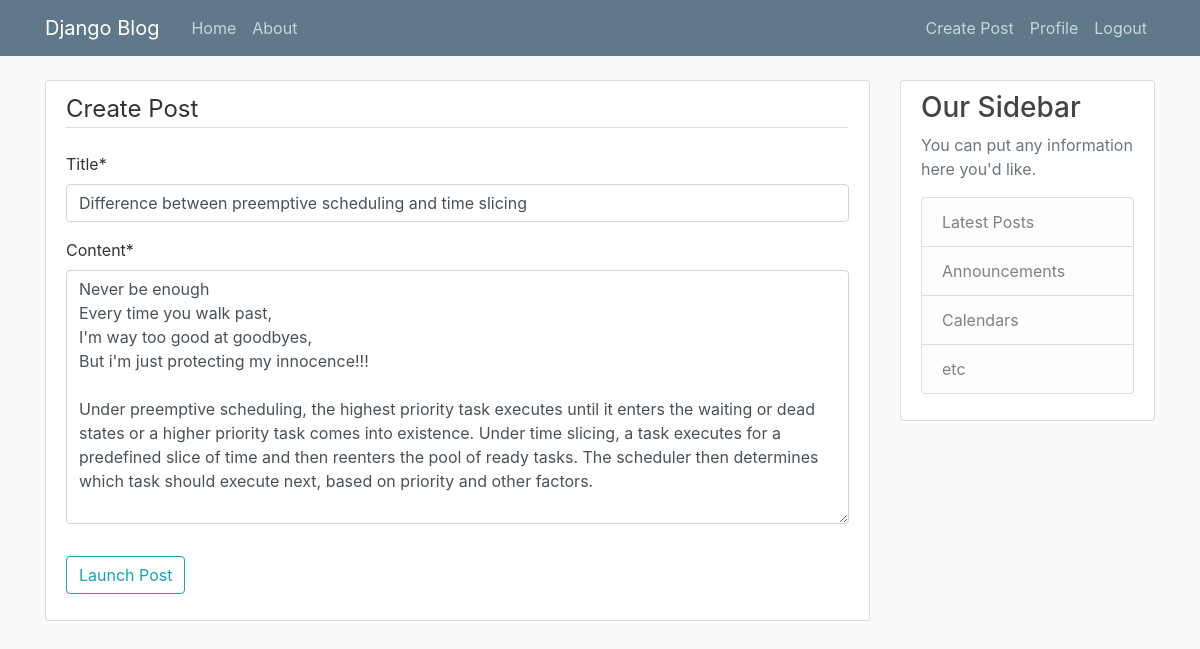
Page /post/3/update (signed in) on the committed database.
### blog/models.py (models this page shows, shortened)
class Post(models.Model):
    title = models.CharField(max_length=100)
    content = models.TextField()
    date_posted = models.DateTimeField(default=timezone.now)
    author = models.ForeignKey(User, on_delete=models.CASCADE)

### blog/views.py (the view, shortened to what this page needs)
# urls.py: path('post/<int:pk>/update', PostUpdateView.as_view(), name='post-update'),  # class based update view
class PostUpdateView(LoginRequiredMixin, UserPassesTestMixin, UpdateView):
    model = Post
    fields = ['title', 'content']
    def test_func(self):
        post = self.get_object()
        if self.request.user == post.author:
            return True
        return False

### blog/templates/blog/post_form.html (shortened to what this page needs)
{% extends "blog/base.html" %}
{% load crispy_forms_tags %}
{% block content %}
    <div class="content-section">
        <form method="post">
            <fieldset class="form-group">
                <legend class="border-bottom mb-4">Create Post</legend>
                {{ form|crispy }}
            </fieldset>
            <div class="form-group">
                <button class="btn btn-outline-info" type="submit">Launch Post</button>
            </div>
        </form>
    </div>
{% endblock content %}

### blog/static/blog/main.css (style rules this page uses)
body { background: #fafafa; color: #333333; margin-top: 5rem; }
.content-section { background: #ffffff; padding: 10px 20px; border: 1px solid #dddddd; border-radius: 3px; margin-bottom: 20px; }

### rows in the picture
Post: title "Difference between preemptive scheduling and time slicing", content "Never be enough Every time you walk past, I'm way too good at goodbyes, But i'm just protecting my innocence!!! Under preemptive scheduling, the highest priority task executes until it enters the waiting or dead states or a higher priority task comes into existence. Under time slicing, a task executes for a predefined slice of time and then reenters the pool of ready tasks. The scheduler then determines which task should execute next, based on priority and other factors."
